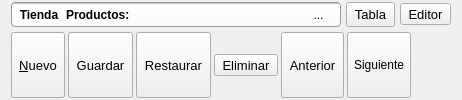
               <widget class="QWidget" name="topModule" native="true">
                <layout class="QVBoxLayout" name="verticalLayout_52">
                 <property name="spacing">
                  <number>5</number>
                 </property>
                 <property name="topMargin">
                  <number>2</number>
                 </property>
                 <property name="bottomMargin">
                  <number>2</number>
                 </property>
                 <item>
                  <layout class="QHBoxLayout" name="horizontalLayout_10">
                   <property name="topMargin">
                    <number>0</number>
                   </property>
                   <item>
                    <widget class="QFrame" name="fBuscar_2">
                     <property name="sizePolicy">
                      <sizepolicy hsizetype="Preferred" vsizetype="Fixed">
                       <horstretch>0</horstretch>
                       <verstretch>0</verstretch>
                      </sizepolicy>
                     </property>
                     <property name="styleSheet">
                      <string notr="true">.QFrame{background-color: qlineargradient(spread:pad, x1:0, y1:0, x2:0, y2:1, stop:0 rgba(150, 150, 150, 255), stop:0.084833 rgba(255, 255, 255, 255), stop:1 rgba(250, 250, 250, 255));padding:0px; border-radius:4px;border:1px solid #999}
QToolButton, QLineEdit{background:transparent; border:0px; padding:3px}</string>
                     </property>
                     <property name="frameShape">
                      <enum>QFrame::StyledPanel</enum>
                     </property>
                     <property name="frameShadow">
                      <enum>QFrame::Raised</enum>
                     </property>
                     <layout class="QHBoxLayout" name="horizontalLayout_16">
                      <property name="spacing">
                       <number>0</number>
                      </property>
                      <property name="leftMargin">
                       <number>0</number>
                      </property>
                      <property name="topMargin">
                       <number>0</number>
                      </property>
                      <property name="bottomMargin">
                       <number>0</number>
                      </property>
                      <item>
                       <widget class="QToolButton" name="tbpHome">
                        <property name="sizePolicy">
                         <sizepolicy hsizetype="Preferred" vsizetype="Preferred">
                          <horstretch>0</horstretch>
                          <verstretch>0</verstretch>
                         </sizepolicy>
                        </property>
                        <property name="font">
                         <font>
                          <weight>75</weight>
                          <bold>true</bold>
                         </font>
                        </property>
                        <property name="text">
                         <string>Tienda</string>
                        </property>
                        <property name="icon">
                         <iconset resource="../icons.qrc">
                          <normaloff>:/modulos/images/png/mini/productos.png</normaloff>:/modulos/images/png/mini/productos.png</iconset>
                        </property>
                        <property name="iconSize">
                         <size>
                          <width>18</width>
                          <height>18</height>
                         </size>
                        </property>
                        <property name="shortcut">
                         <string>Home</string>
                        </property>
                        <property name="toolButtonStyle">
                         <enum>Qt::ToolButtonIconOnly</enum>
                        </property>
                       </widget>
                      </item>
                      <item>
                       <widget class="QLabel" name="lbeProducto">
                        <property name="font">
                         <font>
                          <weight>75</weight>
                          <bold>true</bold>
                         </font>
                        </property>
                        <property name="text">
                         <string>Productos:</string>
                        </property>
                       </widget>
                      </item>
                      <item>
                       <widget class="QLineEdit" name="lepFiltro"/>
                      </item>
                      <item>
                       <widget class="QToolButton" name="tbpBuscar">
                        <property name="text">
                         <string>...</string>
                        </property>
                        <property name="icon">
                         <iconset resource="../icons.qrc">
                          <normaloff>:/actions/images/actions/color_18/binoculars.png</normaloff>:/actions/images/actions/color_18/binoculars.png</iconset>
                        </property>
                        <property name="autoRaise">
                         <bool>true</bool>
                        </property>
                       </widget>
                      </item>
                     </layout>
                    </widget>
                   </item>
                   <item>
                    <widget class="QToolButton" name="tbProductos">
                     <property name="sizePolicy">
                      <sizepolicy hsizetype="Preferred" vsizetype="Preferred">
                       <horstretch>0</horstretch>
                       <verstretch>0</verstretch>
                      </sizepolicy>
                     </property>
                     <property name="font">
                      <font>
                       <pointsize>10</pointsize>
                      </font>
                     </property>
                     <property name="toolTip">
                      <string>Lista de productos</string>
                     </property>
                     <property name="text">
                      <string>Tabla</string>
                     </property>
                     <property name="icon">
                      <iconset resource="../icons.qrc">
                       <normaloff>:/actions/images/actions/color_18/spreadsheet.png</normaloff>:/actions/images/actions/color_18/spreadsheet.png</iconset>
                     </property>
                     <property name="iconSize">
                      <size>
                       <width>18</width>
                       <height>18</height>
                      </size>
                     </property>
                     <property name="toolButtonStyle">
                      <enum>Qt::ToolButtonTextUnderIcon</enum>
                     </property>
                    </widget>
                   </item>
                   <item>
                    <widget class="QToolButton" name="tbpEditor">
                     <property name="font">
                      <font>
                       <pointsize>10</pointsize>
                      </font>
                     </property>
                     <property name="text">
                      <string>Editor</string>
                     </property>
                     <property name="icon">
                      <iconset resource="../icons.qrc">
                       <normaloff>:/actions/images/actions/color_18/list.png</normaloff>:/actions/images/actions/color_18/list.png</iconset>
                     </property>
                     <property name="iconSize">
                      <size>
                       <width>18</width>
                       <height>18</height>
                      </size>
                     </property>
                     <property name="toolButtonStyle">
                      <enum>Qt::ToolButtonTextUnderIcon</enum>
                     </property>
                    </widget>
                   </item>
                  </layout>
                 </item>
                 <item>
                  <layout class="QHBoxLayout" name="horizontalLayout_17">
                   <property name="spacing">
                    <number>3</number>
                   </property>
                   <item>
                    <widget class="QToolButton" name="tbpNuevo">
                     <property name="sizePolicy">
                      <sizepolicy hsizetype="Preferred" vsizetype="Preferred">
                       <horstretch>0</horstretch>
                       <verstretch>0</verstretch>
                      </sizepolicy>
                     </property>
                     <property name="font">
                      <font>
                       <pointsize>10</pointsize>
                      </font>
                     </property>
                     <property name="toolTip">
                      <string>Nuevo producto</string>
                     </property>
                     <property name="text">
                      <string>&amp;Nuevo</string>
                     </property>
                     <property name="icon">
                      <iconset resource="../icons.qrc">
                       <normaloff>:/actions/images/actions/black_18/add.png</normaloff>:/actions/images/actions/black_18/add.png</iconset>
                     </property>
                     <property name="iconSize">
                      <size>
                       <width>18</width>
                       <height>18</height>
                      </size>
                     </property>
                     <property name="shortcut">
                      <string>Ctrl+N</string>
                     </property>
                     <property name="toolButtonStyle">
                      <enum>Qt::ToolButtonTextBesideIcon</enum>
                     </property>
                    </widget>
                   </item>
                   <item>
                    <widget class="QToolButton" name="tbpGuardar">
                     <property name="sizePolicy">
                      <sizepolicy hsizetype="Preferred" vsizetype="Preferred">
                       <horstretch>0</horstretch>
                       <verstretch>0</verstretch>
                      </sizepolicy>
                     </property>
                     <property name="font">
                      <font>
                       <pointsize>10</pointsize>
                      </font>
                     </property>
                     <property name="toolTip">
                      <string>Guardar</string>
                     </property>
                     <property name="text">
                      <string>Guardar</string>
                     </property>
                     <property name="icon">
                      <iconset resource="../icons.qrc">
                       <normaloff>:/actions/images/actions/black_18/diskette.png</normaloff>:/actions/images/actions/black_18/diskette.png</iconset>
                     </property>
                     <property name="iconSize">
                      <size>
                       <width>18</width>
                       <height>18</height>
                      </size>
                     </property>
                     <property name="shortcut">
                      <string>Ctrl+G</string>
                     </property>
                     <property name="toolButtonStyle">
                      <enum>Qt::ToolButtonTextBesideIcon</enum>
                     </property>
                    </widget>
                   </item>
                   <item>
                    <widget class="QToolButton" name="tbpRestaurar">
                     <property name="sizePolicy">
                      <sizepolicy hsizetype="Preferred" vsizetype="Preferred">
                       <horstretch>0</horstretch>
                       <verstretch>0</verstretch>
                      </sizepolicy>
                     </property>
                     <property name="font">
                      <font>
                       <pointsize>10</pointsize>
                      </font>
                     </property>
                     <property name="toolTip">
                      <string>Restaurar</string>
                     </property>
                     <property name="text">
                      <string>Restaurar</string>
                     </property>
                     <property name="icon">
                      <iconset resource="../icons.qrc">
                       <normaloff>:/actions/images/actions/black_18/undo.png</normaloff>:/actions/images/actions/black_18/undo.png</iconset>
                     </property>
                     <property name="iconSize">
                      <size>
                       <width>18</width>
                       <height>18</height>
                      </size>
                     </property>
                     <property name="shortcut">
                      <string>Ctrl+Backspace</string>
                     </property>
                     <property name="toolButtonStyle">
                      <enum>Qt::ToolButtonTextBesideIcon</enum>
                     </property>
                    </widget>
                   </item>
                   <item>
                    <widget class="QToolButton" name="tbpEliminar">
                     <property name="font">
                      <font>
                       <pointsize>10</pointsize>
                      </font>
                     </property>
                     <property name="text">
                      <string>Eliminar</string>
                     </property>
                     <property name="icon">
                      <iconset resource="../icons.qrc">
                       <normaloff>:/actions/images/actions/black_18/delete.png</normaloff>:/actions/images/actions/black_18/delete.png</iconset>
                     </property>
                     <property name="toolButtonStyle">
                      <enum>Qt::ToolButtonTextBesideIcon</enum>
                     </property>
                    </widget>
                   </item>
                   <item>
                    <widget class="QToolButton" name="tbpAnterior">
                     <property name="sizePolicy">
                      <sizepolicy hsizetype="Preferred" vsizetype="Preferred">
                       <horstretch>0</horstretch>
                       <verstretch>0</verstretch>
                      </sizepolicy>
                     </property>
                     <property name="font">
                      <font>
                       <pointsize>10</pointsize>
                      </font>
                     </property>
                     <property name="toolTip">
                      <string>Producto anterior</string>
                     </property>
                     <property name="text">
                      <string>Anterior</string>
                     </property>
                     <property name="icon">
                      <iconset resource="../icons.qrc">
                       <normaloff>:/actions/images/actions/black_18/directional_left.png</normaloff>:/actions/images/actions/black_18/directional_left.png</iconset>
                     </property>
                     <property name="iconSize">
                      <size>
                       <width>18</width>
                       <height>18</height>
                      </size>
                     </property>
                     <property name="shortcut">
                      <string>Alt+Left</string>
                     </property>
                     <property name="toolButtonStyle">
                      <enum>Qt::ToolButtonTextBesideIcon</enum>
                     </property>
                    </widget>
                   </item>
                   <item>
                    <widget class="QToolButton" name="tbpSiguiente">
                     <property name="sizePolicy">
                      <sizepolicy hsizetype="Preferred" vsizetype="Preferred">
                       <horstretch>0</horstretch>
                       <verstretch>0</verstretch>
                      </sizepolicy>
                     </property>
                     <property name="toolTip">
                      <string>Producto siguiente</string>
                     </property>
                     <property name="text">
                      <string>Siguiente</string>
                     </property>
                     <property name="icon">
                      <iconset resource="../icons.qrc">
                       <normaloff>:/actions/images/actions/black_18/directional_right.png</normaloff>:/actions/images/actions/black_18/directional_right.png</iconset>
                     </property>
                     <property name="iconSize">
                      <size>
                       <width>18</width>
                       <height>18</height>
                      </size>
                     </property>
                     <property name="shortcut">
                      <string>Alt+Right</string>
                     </property>
                     <property name="toolButtonStyle">
                      <enum>Qt::ToolButtonTextBesideIcon</enum>
                     </property>
                    </widget>
                   </item>
                   <item>
                    <spacer name="horizontalSpacer_8">
                     <property name="orientation">
                      <enum>Qt::Horizontal</enum>
                     </property>
                     <property name="sizeHint" stdset="0">
                      <size>
                       <width>40</width>
                       <height>20</height>
                      </size>
                     </property>
                    </spacer>
                   </item>
                  </layout>
                 </item>
                </layout>
               </widget>
